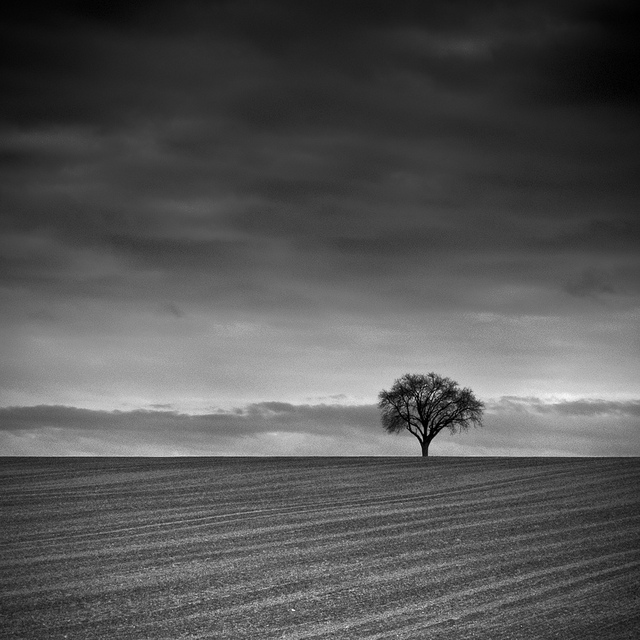
#> input picture 02_fourier/tree.jpg, 640 x 640 px
$ jupyter execute --allow-errors ex2_convolution.ipynb   (shell and % lines are left out)
#> lines starting #> are read from the running program, lines starting #| are printed output that depends on the picture
16.11.2020

# Convolutions

## Tutorial 2, Exercise 2

Using numpy, matplotlib and scipy

Application of Fourier transforms and convolution

Your task in this exercise is to try out different implementations of a simple
convolution:

1. using a built-in function
2. implement your own spatial domain convolution
3. use FFTs to implement a frequency domain convolution

The goal is to apply a diagonal camera shake/motion blur to a photo.

**You need to replace the ??? in the code with the required commands**

[cell 1]
import numpy as np
import scipy.ndimage as nd
import matplotlib.pyplot as plt

Configure behavior of pyplot for nicer visualization.

[cell 2]
plt.rcParams["image.cmap"] = "gray"
#> (the rest of this cell did not finish here and is left out)

 Load the image tree.jpg using the function ```imread()``` from matplotlib.pyplot

[cell 3]
tree = plt.imread('tree.jpg')
#> tree is the input picture: shape (640, 640, 3); min 0, max 255, mean 84.8

Extract the red channel only from tree and call it `img`.
Make sure that it is of floating point datatype and normalized to $[0, 1]$.

[cell 4]
img = tree[:,:,0]
img = img / img.max()

plt.figure()
plt.imshow(img)
plt.colorbar()
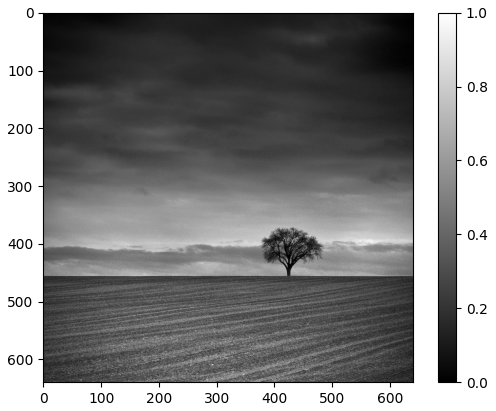
#> figure drawn by matplotlib, 2 panels

Now create a ```5x5``` numpy array containing ```.2``` on the main diagonal, ```0.``` otherwise.
 This will be the convolution kernel. You can use either a loop approach,
the diag function from numpy, or the eye function also from the numpy module
 to do this.

 Check the functions documentations to learn what they do. We highly discourage the loop approach as it is not 'pythonic'.

#> (a cell that did not finish here is left out)

[cell 6]
kernel = np.eye(5)*0.2
kernel = np.diag((0.2, )*5)
print(kernel)

 2D convolution using a scipy function
 Use the function ```convolve``` from scipy.ndimage (already imported as nd) in
 `wrap` mode to calculate the convolution of `img` and `kernel`. If you are
 unsure how to use the function, look at its documentation.

#> (a cell that did not finish here is left out)

[cell 8]
result_function = nd.convolve(img, kernel, mode='wrap')

plt.figure()
plt.imshow(result_function)
plt.colorbar()

2D convolution using explicit python code. You will now calculate the
convolution of img and kernel by using **only basic python/numpy** operations:

[cell 9]
2%3

[cell 10]
# initialize the array where the result is stored.
result_explicit = np.zeros_like(img)

# store height and width of image and kernel
h, w = img.shape
#> h = 640; w = 640
kh, kw = kernel.shape

# Calculate the discrete two-dimensional convolution integral. Loop over all
# pixels in img. Note this is very slow because it has four for loops (not
# generally a good idea)
for y in range(h): #Loop through the image rows
    for x in range(w): #Loop through the image cols
        # initialize result for pixel at y, x
        val = 0.
        # loop over all pixels in kernel
        for j in range(kh): #Loop through kernel rows
            for i in range(kw): #Loop through kernel cols
                # "The location imageY and imageX is calculated so that for the
                # center element of the filter it'll be y, x, but for the other
                # elements it'll be a pixel from the image to the left, right,
                # top or bottom of y, x. It's modulo divided through the
                # width (w) or height (h) of the image so that pixels outside
                # the image will be wrapped around. Take care how the modulo
                # division works for negative values. Now, pixel (-1, -1) will
                # correctly become pixel (h-1, w-1)."
                # (source: http://lodev.org/cgtutor/filtering.html)
                imageY = (h + y - kh//2 + j) % h
                imageX = (w + x - kw//2 + i) % w
                val += img[imageY, imageX] * kernel[i, j]
        # assign result to pixel at y, x
        result_explicit[y, x] = val

plt.figure()
plt.imshow(result_explicit)
plt.colorbar()

# Bonus Task (not mandatory)

 2D convolution using Fourier theorem: A convolution in real space is equivalent to a multiplication
 in Fourier space.

 You should be aware that you have to zero-pad the ```5x5``` kernel array to the
 size of the image prior to taking the Fourier transform. The best result
 is achieved, when you zero-pad in a way that the center pixel of the
kernel becomes the top-left most pixel in the padded array.

 The functions for fft and ifft can be found in ```np.fft.fft2``` and ```np.fft.ifft2```
 take the Fourier transform of the image

[cell 11]
# take the Fourier transform of the image
img_ft = np.fft.fft2(img)

# Zero-pad the kernel so same size as img
kernel_pad = np.zeros_like(img, dtype="float64")
print(kernel_pad.shape)
#| (640, 640)
kernel_pad[h//2-kh//2:h//2+kh//2+1, w//2-kw//2:w//2+kw//2+1] = kernel #write kernel in the center of 0'padding


plt.figure()
plt.imshow(kernel_pad)
plt.colorbar()

kernel_pad2 = np.fft.ifftshift(kernel_pad)#center is aligned with python origin at the upper left corner
plt.figure()
plt.imshow(kernel_pad2)
plt.colorbar()
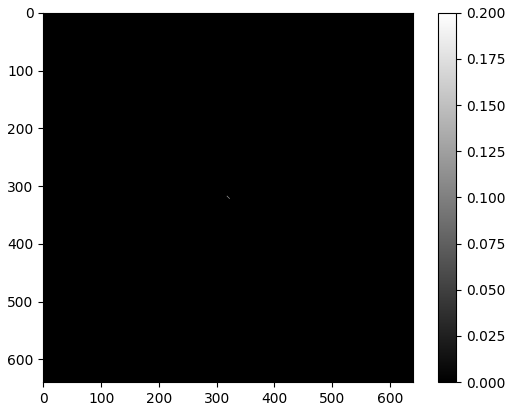
#> figure drawn by matplotlib, 2 panels

[cell 12]
# Take the Fourier transform of the zero-padded kernel
kernel_ft = np.fft.fft2(kernel_pad2)

# Take the inverse Fourier transform of the product of the FTs of the image
# and kernel. You might discard the imaginary part
result_fourier = np.fft.ifft2(img_ft * kernel_ft).real

plt.figure()
plt.imshow(result_fourier)
plt.colorbar()

$ run again, with 02_fourier/venice.jpg copied over 02_fourier/tree.jpg
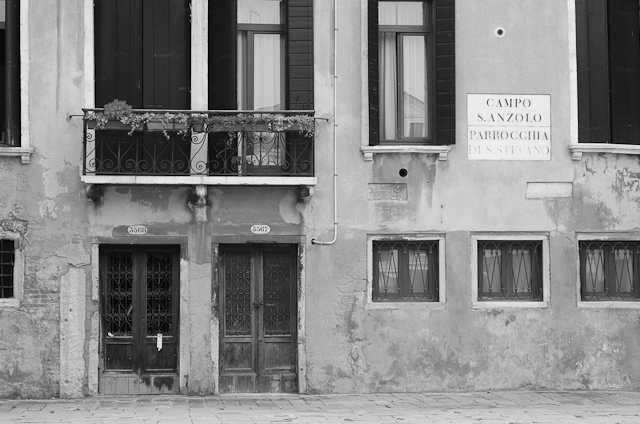
#> input picture 02_fourier/venice.jpg, 640 x 424 px
#> tree is the input picture: shape (424, 640, 3); min 0, max 243, mean 134.3
#> `[cell 8] result_function = nd.convolve(img, kernel, mode='wrap')  plt...`:
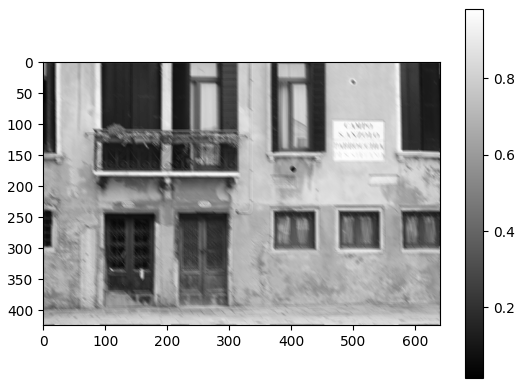
#> figure drawn by matplotlib, 2 panels
#| (424, 640)
#> `[cell 11] # take the Fourier transform of the image img_ft = np.fft.ff..`:
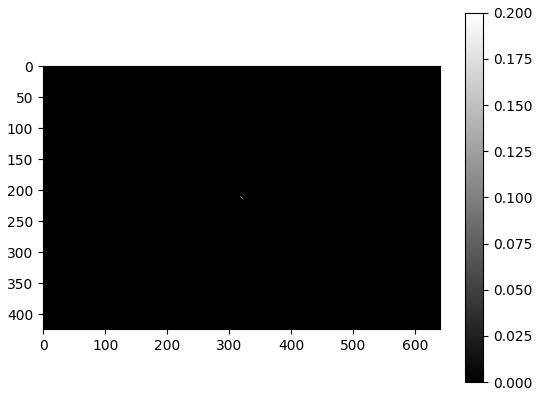
#> figure drawn by matplotlib, 2 panels
